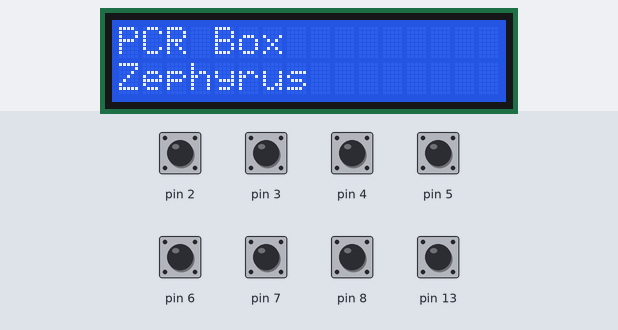
A sketch run on a simulated Arduino Uno, built with avr-gcc and run on an emulated ATmega328P. Parts: 16×2 character LCD. Inputs (shaded band) come from the test bench; at power-on: pin 2–8, pin 13 HIGH. The local clock reads 2024-03-15 10:24:30 at power-on unless the sketch sets it; what the sketch prints to the serial monitor is not drawn.

Above: at 0.2 s.
At 10.2 s:
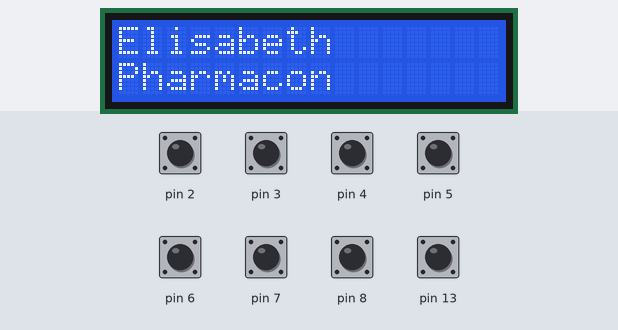
At 20.2 s:
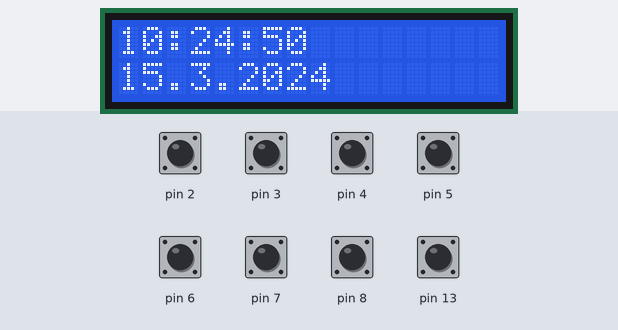
At 25.1 s:
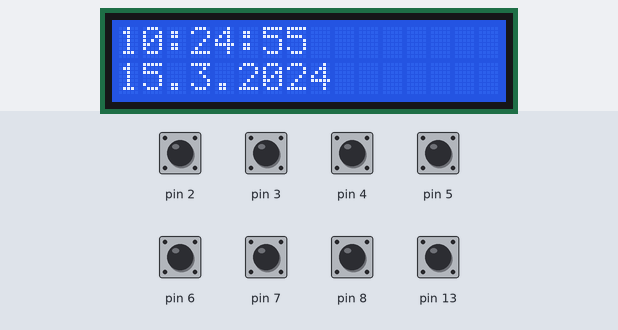
At 32.1 s:
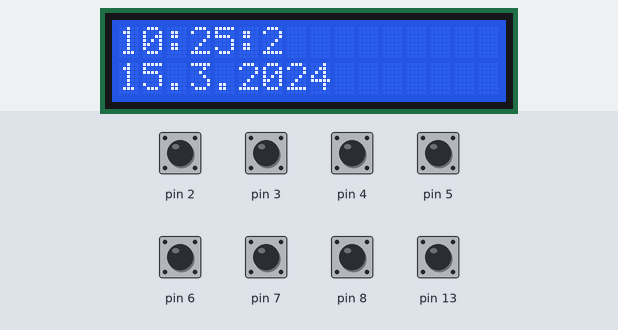
At 44.1 s:
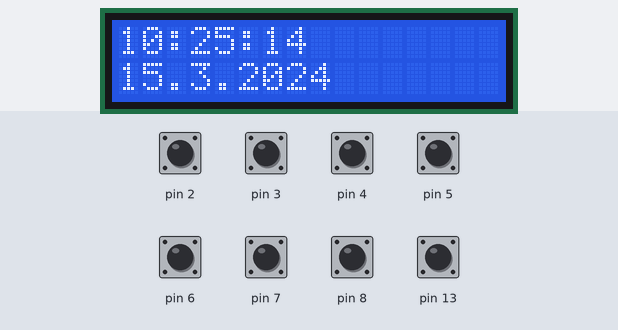

The sketch:

uvLampArduino_v2.ino
```cpp
// Main program for uv Lamp Manager
// Created on 2018-07-24 by Petr Balazi - pbalazi@gmai.com

#include <Wire.h>
#include <EEPROM.h>
#include <DS3231.h>
#include <LiquidCrystal_I2C.h>
#include <JC_Button.h>              // https://github.com/JChristensen/JC_Button
#include "uvLampConfig.h"           // project variables config library

// define buttons available
Button btnUp(UP_PIN), btnDown(DOWN_PIN), btnLeft(LEFT_PIN), btnRight(RIGHT_PIN), btnOk(OK_PIN), btnLight(LIGHT_PIN), btnUv(UV_PIN), btnLit(LIT_PIN);    // define the buttons

// setup instance of relays
relay r1;
relay r2;
relay r3;

// setup config object
persistentConfig cfg;

// setup lcd object
LiquidCrystal_I2C lcd(LCD_ADDRESS,LCD_CHARS,LCD_LINES);
// setup rtc ds3231 object
DS3231 rtc;
// create variable for rtc
RTCDateTime dateTime;
// global information about menu depth
int menuDepth = 0;
unsigned long lastDateTime = 0;

void beep(unsigned char delayms){
  analogWrite(BEEP_PIN, BEEP_TONE);      // Almost any value can be used except 0 and 255
                           // experiment to get the best tone
  delay(delayms);          // wait for a delayms ms
  analogWrite(BEEP_PIN, 0);       // 0 turns it off
  delay(delayms);          // wait for a delayms ms
}

void setup()
{
    // variables
    char buffer[LCD_CHARS];

    // enable beep pin to write
    pinMode(BEEP_PIN, OUTPUT);

    // inicialize buttons
    btnUp.begin();
    btnDown.begin();
    btnLeft.begin();
    btnRight.begin();
    btnOk.begin();
    btnLight.begin();
    btnUv.begin();
    btnLit.begin();

    // inicialize serial console
    Serial.begin(9600);
    while (!Serial) {
        ; // wait for serial port to connect. Needed for native USB port only
    }

    // start rtc
    rtc.begin();
    // one time setup
    //rtc.setDateTime(__DATE__, __TIME__);

    // load config from eeprom
    //EEPROM.get(EEPROM_CONFIG_ADDR, cfg);

    // inicialize display
    lcd.init();
    // setup backlight
    lcd.backlight();
    // clear display
    lcd.clear();
    // Creates the byte for the 3 custom characters
    lcd.createChar(0, downArrow);
    lcd.createChar(1, upArrow);
    lcd.createChar(2, menuCursor);

    // inital sequence on display
    // produce first line of output
        strcpy_P(buffer, (char*)pgm_read_word(&(t0011[cfg.curLang])));
        Serial.println(buffer);
        lcd.setCursor ( 0, 0 );
        lcd.print(buffer);
    // produce second line of output
        strcpy_P(buffer, (char*)pgm_read_word(&(t0012[cfg.curLang])));
        Serial.println(buffer);
        lcd.setCursor ( 0, 1 );
        lcd.print(buffer);
    delay(INITIAL_DELAY);
    lcd.clear();
    // produce first line of output
        strcpy_P(buffer, (char*)pgm_read_word(&(t0021[cfg.curLang])));
        Serial.println(buffer);
        lcd.setCursor ( 0, 0 );
        lcd.print(buffer);
    // produce second line of output
        strcpy_P(buffer, (char*)pgm_read_word(&(t0022[cfg.curLang])));
        Serial.println(buffer);
        lcd.setCursor ( 0, 1 );
        lcd.print(buffer);
    delay(INITIAL_DELAY);
    lcd.clear();
}

void loop()
{
    static unsigned long rpt(REPEAT_FIRST);              // a variable time that is used to drive the repeats for long presses
    char buffer[LCD_CHARS];                                     // buffer for dispaly text

    // show initial screen while we are on zero level of menu
    if(menuDepth == 0){
        // show date and time
        dateTime = rtc.getDateTime();
        String outDate = String(dateTime.day) + "." + String(dateTime.month) + "." + String(dateTime.year);
        String outTime = String(dateTime.hour) + ":" + String(dateTime.minute) + ":" + String(dateTime.second);
        if(lastDateTime < dateTime.unixtime) {
            lcd.clear();
        }
    // produce first line of output
        Serial.println(outTime);
        lcd.setCursor ( 0, 0 );
        lcd.print(outTime);
    // produce second line of output
        Serial.println(outDate);
        lcd.setCursor ( 0, 1 );
        lcd.print(outDate);

        lastDateTime = dateTime.unixtime;
    }

    // read current status of buttons
    btnUp.read();
    btnDown.read();
    btnLeft.read();
    btnRight.read();
    btnOk.read();
    btnLight.read();
    btnUv.read();
    btnLit.read();

    // check if button has been just pressed
    if(btnOk.wasPressed()){
        if(menuDepth == 0) {
            //beep(BEEP_LENGTH);
            tone(BEEP_PIN, BEEP_TONE, BEEP_LENGTH);
            Serial.println("Up pressed.");
            lcd.clear();
            // produce first line of output
            strcpy_P(buffer, (char*)pgm_read_word(&(t0031[cfg.curLang])));
            Serial.println(buffer);
            lcd.setCursor ( 0, 0 );
            lcd.print(buffer);
            lcd.setCursor ( LCD_CHARS - 1, 0 );
            lcd.write(byte(1));
            // produce second line of output
            strcpy_P(buffer, (char*)pgm_read_word(&(t0032[cfg.curLang])));
            Serial.println(buffer);
            lcd.setCursor ( 0, 1 );
            lcd.print(buffer);
            lcd.setCursor ( LCD_CHARS - 1, 1 );
            lcd.write(byte(0));

            // increase dept of current menu
            menuDepth = 1;
        }
        else {
            menuDepth = 0;
        }
    }
    /*

    else if(btnUp.pressedFor(rpt)){
        Serial.println("Up still pressed.");
        rpt += REPEAT_INCR;
    }
    */


}
```

uvLampConfig.h
```cpp
// (licence header left out)
// pin assignments for Buttons - each button has its own pin
const byte
    LEFT_PIN(8),
    RIGHT_PIN(7),
    UP_PIN(6),
    DOWN_PIN(5),
    OK_PIN(4),
    LIT_PIN(13),
    UV_PIN(3),
    LIGHT_PIN(2);

// variables for setup Buttons
const unsigned long
    REPEAT_FIRST(700),              // ms required before repeating on long press
    REPEAT_INCR(150);               // repeat interval for long press

// definitons for display
const byte
    DISPALY_LENGTH(16),
    DISPALY_ROWS(2),
    LCD_ADDRESS = 0x3F,
    LCD_LINES = 2,
    LCD_CHARS = 16;
const unsigned int
    INITIAL_DELAY = 10000;
const unsigned int
    TIME_DISPLAY_DELAY = 300;

// define beep tone and delay
const byte
    BEEP_PIN(22),
    BEEP_TONE(70),
    BEEP_LENGTH(200);

// texts for menu - all languages
const char t0011_cz[] PROGMEM = "PCR Box";
const char t0011_en[] PROGMEM = "na";
const char t0011_de[] PROGMEM = "na";
const char* const t0011[] PROGMEM = {t0011_cz, t0011_en, t0011_de};
const char t0012_cz[] PROGMEM = "Zephyrus";
const char t0012_en[] PROGMEM = "na";
const char t0012_de[] PROGMEM = "na";
const char* const t0012[] PROGMEM = {t0012_cz, t0012_en, t0012_de};

const char t0021_cz[] PROGMEM = "Elisabeth";
const char t0021_en[] PROGMEM = "na";
const char t0021_de[] PROGMEM = "na";
const char* const t0021[] PROGMEM = {t0021_cz, t0021_en, t0021_de};
const char t0022_cz[] PROGMEM = "Pharmacon";
const char t0022_en[] PROGMEM = "na";
const char t0022_de[] PROGMEM = "na";
const char* const t0022[] PROGMEM = {t0022_cz, t0022_en, t0022_de};

const char t0031_cz[] PROGMEM = "1. Manualni zap.";
const char t0031_en[] PROGMEM = "na";
const char t0031_de[] PROGMEM = "na";
const char* const t0031[] PROGMEM = {t0031_cz, t0031_en, t0031_de};
const char t0032_cz[] PROGMEM = "dekontaminace";
const char t0032_en[] PROGMEM = "na";
const char t0032_de[] PROGMEM = "na";
const char* const t0032[] PROGMEM = {t0032_cz, t0032_en, t0032_de};


// structure covering relays
struct relay {
  int lightPin = 0;
  bool lightOn = false;
};

// structure with setup loaded from persistent ram
struct persistentConfig {
  // general delay in each cycle
  int cycleDelay = 100;
  // max number of seconds which could be uv lamp on - security limit
  int maxUvTime = 600;
  // language default
  int curLang = 0;
};

byte downArrow[8] = {
  0b00000, //
  0b00000, //
  0b00000, //
  0b00000, //
  0b00000, //
  0b11111, // *****
  0b01010, //  * *
  0b00100  //   *
};

byte upArrow[8] = {
  0b00100, //   *
  0b01010, //  ***
  0b11111, // * * *
  0b00000, //
  0b00000, //
  0b00000, //
  0b00000, //
  0b00000  //
};

byte menuCursor[8] = {
  B01000, //  *
  B00100, //   *
  B00010, //    *
  B00001, //     *
  B00010, //    *
  B00100, //   *
  B01000, //  *
  B00000  //
};
```

Measured:
- what the display in image 1 shows lasts 10.1 s, from 10.1 s to 20.2 s
- what the display in image 2 shows lasts 0.8 s, from 20.2 s to 21.0 s
- what the display in image 3 shows lasts 1.0 s, from 25.0 s to 26.0 s
